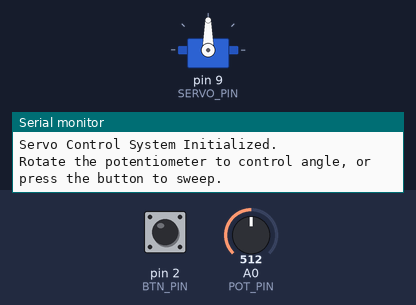
Bench run of a sketch on a simulated Arduino Uno, built with avr-gcc and run on an emulated ATmega328P. On the bench: servo, the last lines printed to the serial monitor. The inputs (shaded band) are chosen by the test bench; at power-on: pin 2 (BTN_PIN) LOW, A0 (POT_PIN) = 512.

Above: at 1.2 s.
1.3 s: pin 2 (BTN_PIN) pulled HIGH for 0.15 s
At 1.49 s:
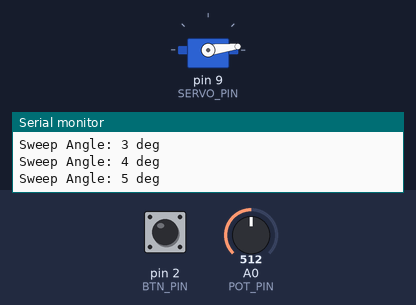
7.3 s: pin 2 (BTN_PIN) pulled HIGH for 3.2 s
At 8.04 s:
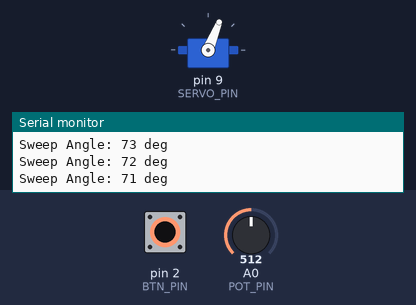
16.5 s: A0 (POT_PIN) set to 511
At 17.23 s:
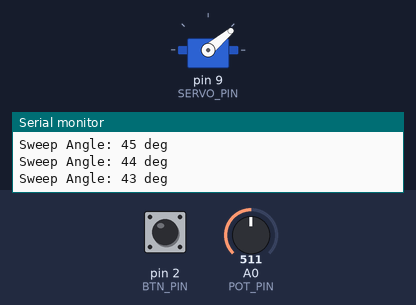
19.5 s: pin 2 (BTN_PIN) driven HIGH
Timing chart, 0 to 23.5 s (numbered marks = the images above; inputs shaded):
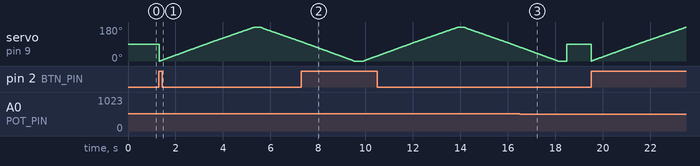

The sketch:

servo_control.ino
```cpp
/**
 * @file servo_control.ino
 * @brief Servo Motor Control via Potentiometer & Push Button.
 *        - Reads potentiometer on A0 to control SG90 servo angle (0-180°).
 *        - A push button on pin 2 triggers a full sweep: 0° -> 180° -> 0°.
 *        - Displays the current angle and sweep events on the Serial Monitor.
 *        Course Coursework: Week 3, Assignment Q25
 */

#include <Servo.h>

const int POT_PIN = A0;      // Potentiometer Analog input
const int BTN_PIN = 2;       // Push Button Digital input
const int SERVO_PIN = 9;     // Servo Signal pin

Servo myServo;

int lastAngle = -1;
unsigned long lastSerialPrint = 0;

void setup() {
  myServo.attach(SERVO_PIN);
  pinMode(BTN_PIN, INPUT); // External pull-down resistor
  Serial.begin(9600);

  Serial.println("Servo Control System Initialized.");
  Serial.println("Rotate the potentiometer to control angle, or press the button to sweep.");
}

void loop() {
  unsigned long currentMillis = millis();

  // Read button state
  bool btnPressed = (digitalRead(BTN_PIN) == HIGH);

  if (btnPressed) {
    // Perform manual sweep
    Serial.println("EVENT: Button Pressed. Executing full sweep (0 -> 180 -> 0)...");

    // Sweep from 0 to 180 degrees
    for (int angle = 0; angle <= 180; angle++) {
      myServo.write(angle);
      Serial.print("Sweep Angle: ");
      Serial.print(angle);
      Serial.println(" deg");
      delay(15); // Wait 15ms for servo to reach position
    }

    delay(200); // Pause at 180

    // Sweep back from 180 to 0 degrees
    for (int angle = 180; angle >= 0; angle--) {
      myServo.write(angle);
      Serial.print("Sweep Angle: ");
      Serial.print(angle);
      Serial.println(" deg");
      delay(15);
    }

    Serial.println("EVENT: Sweep Complete. Resuming potentiometer control.");
    delay(300); // Debounce delay
    lastAngle = -1; // Reset last angle tracker
  }
  else {
    // Normal potentiometer control mode
    int potValue = analogRead(POT_PIN);
    // Map potentiometer values (0-1023) to angles (0-180)
    int currentAngle = map(potValue, 0, 1023, 0, 180);

    // Write and update only if angle changes by more than 1 degree to reduce jitter
    if (abs(currentAngle - lastAngle) > 1) {
      myServo.write(currentAngle);
      lastAngle = currentAngle;

      // Throttle Serial logging to prevent spamming
      if (currentMillis - lastSerialPrint >= 500) {
        lastSerialPrint = currentMillis;
        Serial.print("Potentiometer Angle: ");
        Serial.print(currentAngle);
        Serial.println(" deg");
      }
    }
  }

  delay(20); // Small loop delay
}
```
